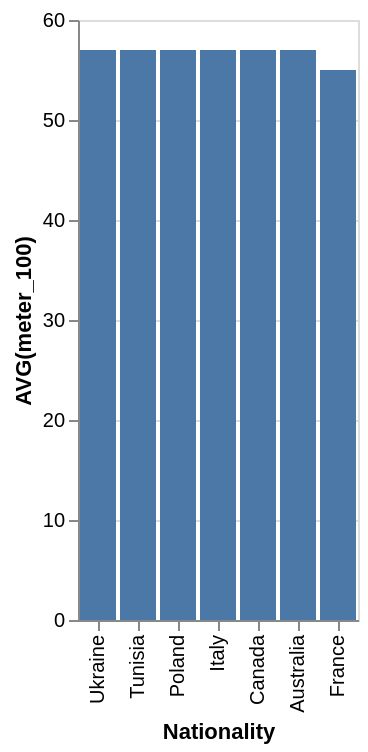

The Vega-Lite source for this figure:
### Vega-Lite specification from a JSON file in a GitHub repository (floating-point values rounded to 4 significant figures)
{"data": {"values": [{"x_data": "Ukraine", "y_data": 57}, {"x_data": "Tunisia", "y_data": 57}, {"x_data": "Poland", "y_data": 57}, {"x_data": "Italy", "y_data": 57}, {"x_data": "Canada", "y_data": 57}, {"x_data": "Australia", "y_data": 57}, {"x_data": "France", "y_data": 55}]}, "mark": "bar", "encoding": {"x": {"field": "x_data", "type": "nominal", "title": "Nationality", "sort": {"op": "sum", "field": "y_data", "order": "descending"}}, "y": {"field": "y_data", "type": "quantitative", "title": "AVG(meter_100)"}}}
